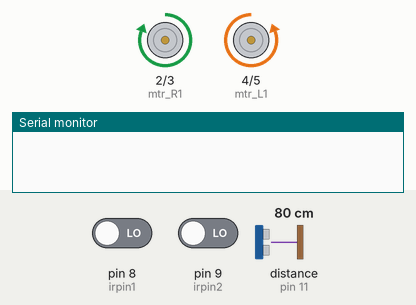
Recording of a sketch running on a simulated Arduino Uno, built with avr-gcc and run on an emulated ATmega328P. Shown: motor-driver pin pairs drawn as motors (green arrow = first pin HIGH = forward, orange = second pin HIGH = backward, longer = more drive), the last lines printed to the serial monitor. Wiring (inferred from the names in the program): ultrasonic range finder: trigger pin 10; echo pin 11. Inputs (shaded band) come from the test bench; at power-on: distance to the obstacle (sensor on pin 11) 80 cm, pin 8 (irpin1) LOW, pin 9 (irpin2) LOW. The echo pulse lasts 58.3 µs per cm.

Above: at 1.2 s.
1.3 s: distance to the obstacle (sensor on pin 11) set to 17 cm
2.8 s: distance to the obstacle (sensor on pin 11) set to 14 cm
At 3.5 s:
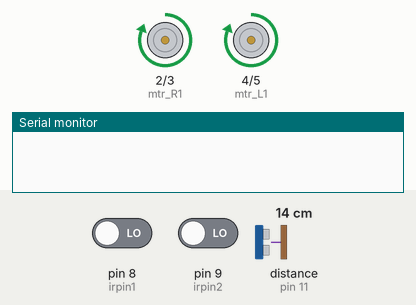
4.3 s: pin 8 (irpin1) driven HIGH
At 7.0 s:
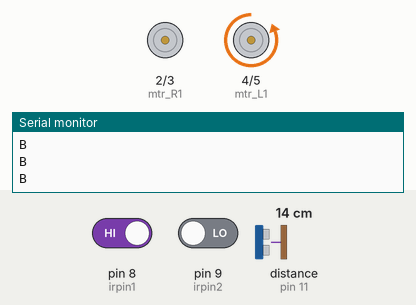
7.3 s: pin 9 (irpin2) driven HIGH
At 8.2 s:
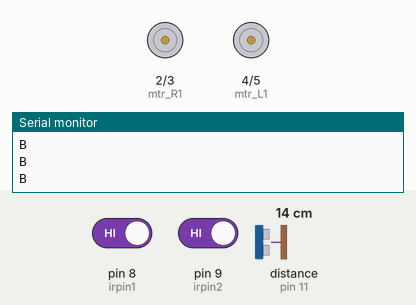
Timing chart, 0 to 20.8 s (numbered marks = the images above; inputs shaded):
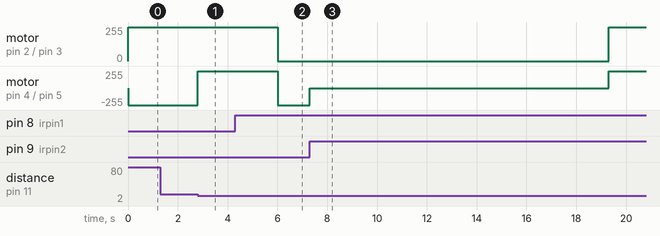

Measured:
- the behaviour switches between 16 and 15 cm on distance to the obstacle (sensor on pin 11) (found by bisection; images 0 and 1)
- after the input at 1.3 s, every drawn part: stays the same
- after the input at 2.8 s, motor on pin 4 (mtr_L1) / pin 5 (mtr_L2): backward 255/255 → forward 255/255 at once
- after the input at 4.3 s, motor on pin 2 (mtr_R1) / pin 3 (mtr_R2): forward 255/255 → stopped after 1.7 s; motor on pin 4 (mtr_L1) / pin 5 (mtr_L2): forward 255/255 → backward 255/255 after 1.7 s
- after the input at 7.3 s, motor on pin 2 (mtr_R1) / pin 3 (mtr_R2): stopped → forward 255/255 after 12.0 s; motor on pin 4 (mtr_L1) / pin 5 (mtr_L2): backward 255/255 → stopped at once, → forward 255/255 12.0 s later

The sketch:

Mazecode.ino
```cpp
//dfws
const int irpin1 = 8;
const int irpin2 = 9;
const int trigPin = 10;
const int echoPin = 11;
uint32_t period = 0.04 * 80000L;

int irRead1 = HIGH;
int irRead2 = HIGH;

const int mtr_R1 = 2;
const int mtr_R2 = 3;
const int mtr_L1 = 4;
const int mtr_L2 = 5;

String initial = String("");
String solved = String("");
//dfws_end

boolean black_flag = true;
boolean end_flag = false;
boolean sbflag = false;
int nblack = -1;

void setup()
  {
    pinMode(irpin1, INPUT);
    pinMode(irpin2, INPUT);
    pinMode(mtr_R1, OUTPUT);
    pinMode(mtr_R2, OUTPUT);
    pinMode(mtr_L1, OUTPUT);
    pinMode(mtr_L2, OUTPUT);
    pinMode(trigPin, OUTPUT);
    pinMode(echoPin, INPUT);
    Serial.begin(9600);
  }

//dfws
void right()
  {
    digitalWrite(mtr_L1, LOW);
    digitalWrite(mtr_L2, HIGH);
    digitalWrite(mtr_R1, LOW);
    digitalWrite(mtr_R2, LOW);
  }

void left()
  {
    digitalWrite(mtr_R1, HIGH);
    digitalWrite(mtr_R2, LOW);
    digitalWrite(mtr_L1, LOW);
    digitalWrite(mtr_L2, LOW);
  }

void forward()
  {
    digitalWrite(mtr_R1, HIGH);
    digitalWrite(mtr_R2, LOW);
    digitalWrite(mtr_L1, LOW);
    digitalWrite(mtr_L2, HIGH);
  }

void reverse()
  {
    digitalWrite(mtr_R1, HIGH);
    digitalWrite(mtr_R2, LOW);
    digitalWrite(mtr_L1, HIGH);
    digitalWrite(mtr_L2, LOW);
  }

void halt()
  {
    digitalWrite(mtr_R1, LOW);
    digitalWrite(mtr_R2, LOW);
    digitalWrite(mtr_L1, LOW);
    digitalWrite(mtr_L2, LOW);
  }
//dfws_end

void loop()
  {
    Serial.println(initial);
    Serial.println(solved);

    //ultrasonic segment
    long duration, distance;
    digitalWrite(trigPin, LOW);
    delayMicroseconds(2);
    digitalWrite(trigPin, HIGH);
    delayMicroseconds(10);
    digitalWrite(trigPin, LOW);
    duration = pulseIn(echoPin, HIGH);
    distance = (duration/2) / 29.1;
    //ultrasonic end

    irRead1 = digitalRead(irpin1);
    irRead2 = digitalRead(irpin2);

    //solved segment begin
    if(end_flag)
    {
      //Algorithm begin
      String temp = String("");
      int right_lnum=0;
      int left_lnum=0;
      temp = initial.substring(0,initial.length()-1);
      for(int i = temp.length()-1; i>=0; i--)       //LLBLBLL
      {
        if(right_lnum=0)
        {
          if(temp.charAt(i)=='B')
          {
            right_lnum = temp.length()-1-i;
          }
        }
        if(left_lnum!=right_lnum)
        {
          i--;
          if(temp.charAt(i)=='L')
          {
            left_lnum+=1;
          }
          if(temp.charAt(i)=='B')
          {
            left_lnum=0;
          }
        }
        else
        {
          solved.concat("R");
          right_lnum=0;
        }
      }
      //Algorithm end

      if (irRead1==HIGH && irRead2==HIGH)
      {
        if(distance<15)
        {
          halt();
          delay(2000);
          for(int i = 0; i<4; i++)
          {
            for (uint32_t tStart = millis(); (millis()-tStart)<period; )
            {
              reverse();
            }
          }
          while(true)
          {
            halt();
          }
        }
        if(solved.substring(nblack,nblack+1)=="R")
          {
              right();
          }
        else
          {
              left();
          }
        if(sbflag)
          {
            nblack+=1;
            sbflag = false;
          }
      }
        if (irRead1==LOW && irRead2==HIGH)
        {
          left();
        }
        if (irRead1==HIGH && irRead2==LOW)
        {
          right();
        }
        if (irRead1==LOW && irRead2==LOW)
        {
          forward();
          sbflag = true;
        }
    }
    //solved segment end

    //unsolved segment begin
    if(!end_flag)
    {
      if (irRead1==LOW && irRead2==LOW)
      {
        black_flag = true;
        if(distance>=15)
        {
          forward();
        }
        else
        {
          initial.concat("B");
          for (uint32_t tStart = millis(); (millis()-tStart)<period; )
          {
            reverse();
          }
        }
      }
      if (irRead1==LOW && irRead2==HIGH)
      {
        left();
      }
      if (irRead1==HIGH && irRead2==LOW)
      {
        right();
      }
      if (irRead1==HIGH && irRead2==HIGH)
      {
        if(distance<15)
        {
          end_flag = true;
          halt();
          delay(10000);
        }
        else
        {
          if(black_flag)
          {
            initial.concat("L");
            black_flag = false;
          }
          left();
        }
      }
    }
    //unsolved segment end
  }
```
